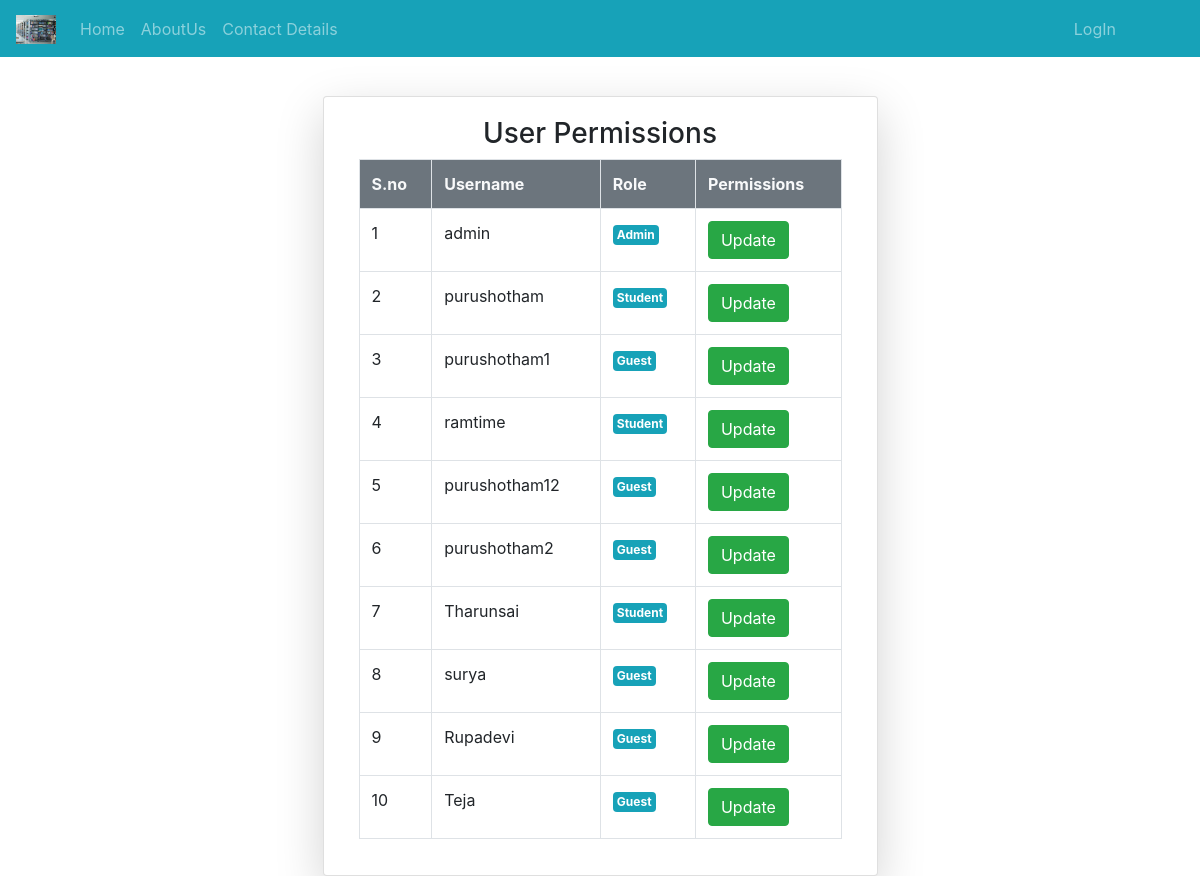
Page /gper/ on the committed database.
### Library_App/models.py (models this page shows)
class User(AbstractUser):
	t = (
		(1,'student'),
		(2,'guest'),
		(3,'Staff'),
		)
	r=[('CSE','CSE'),('ECE','ECE'),('CIVIL','CIVIL'),('Mechanical','Mechanical'),('EEE','EEE'),('MBA','MBA')]
	role = models.IntegerField(default=2,choices=t)
	g=[('M',"Male"),('F','Female')]
	age=models.IntegerField(default=10)
	gender=models.CharField(max_length=10,choices=g,default="F")
	impf=models.ImageField(upload_to='profiles/',default="profile.jpg")
	Rg_No=models.CharField(max_length=120,default="")
	Branch=models.CharField(choices=r,max_length=120,default="")
	phone_no=models.CharField(null=True,default="1234567890",max_length=10)
	address=models.CharField(max_length=200,default="Tirupathi")
	Id_Card=models.FileField(upload_to='profiles/',default='')

### Library_App/views.py (the view)
# urls.py: path('gper/',views.adminpermissions,name='gperm'),
def adminpermissions(request):
	ty=User.objects.all()
	return render(request,'html/adminpermissions.html',{'q':ty})

### Library_App/templates/html/adminpermissions.html (shortened to what this page needs)
{% extends 'html/base.html' %}
{% block content %}
  <div class = "container">
  <div class = "card col-md-6 mx-auto mt-5 shadow-lg">
    <div class="card-body">
			<h3 class="text-center">User Permissions</h3>
			<table class="table table-bordered">
				<tr class="bg-secondary text-light">
					<th>S.no</th>
					<th>Username</th>
					<th>Role</th>
					<th>Permissions</th>
				</tr>
				{% for j in q %}
				<tr>
					<td>{{forloop.counter}}</td>
					<td>{{j.username}}</td>
					<td>
						{% if j.is_staff == 1 %}
						<span class=" p-1 badge badge-pills badge-info">Admin</span>
						{% elif j.role == 2 %}
						<span class=" p-1 badge badge-pills badge-info">Guest</span>
						{% elif j.role == 3 %}
						<span class=" p-1 badge badge-pills badge-info">Staff</span>
						{% else %}
						<span class="p-1 badge badge-pills badge-info">Student</span>
						{% endif %}
				</td>
					<td colspan="3">
						<a href="{% url 'up' j.id %}
						" class="btn btn-success">Update</a>
					</td>
				</tr>
				{% endfor %}
						</table>
	</div>
</div>
</div>
{% endblock %}

### rows in the picture
User: username "admin", is_staff "Admin"
User: username "purushotham", is_staff "Student"
User: username "purushotham1", is_staff "Guest"
User: username "ramtime", is_staff "Student"
User: username "purushotham12", is_staff "Guest"
User: username "purushotham2", is_staff "Guest"
User: username "Tharunsai", is_staff "Student"
User: username "surya", is_staff "Guest"
User: username "Rupadevi", is_staff "Guest"
User: username "Teja", is_staff "Guest"
